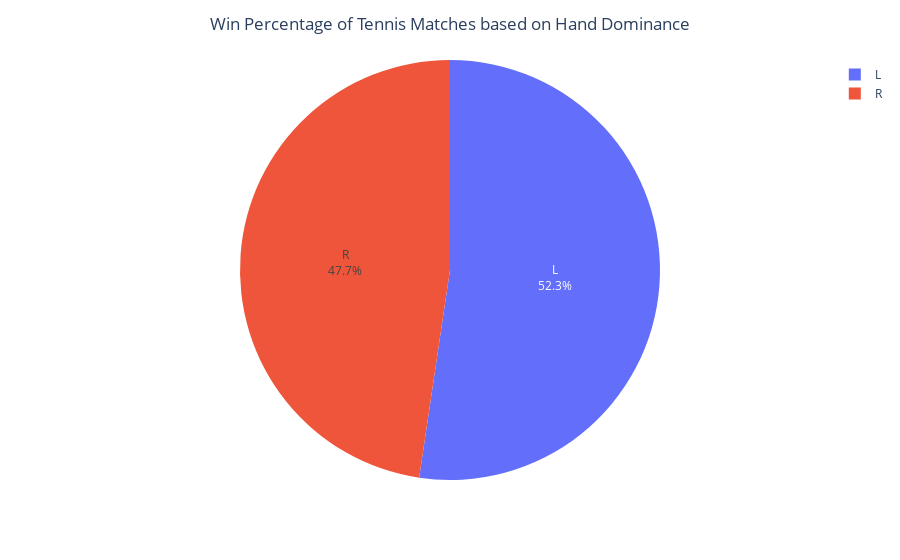
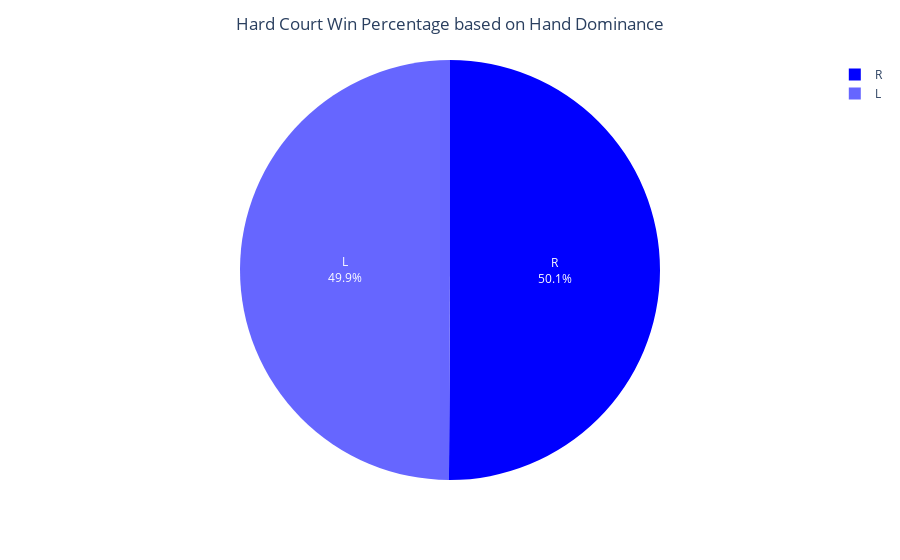
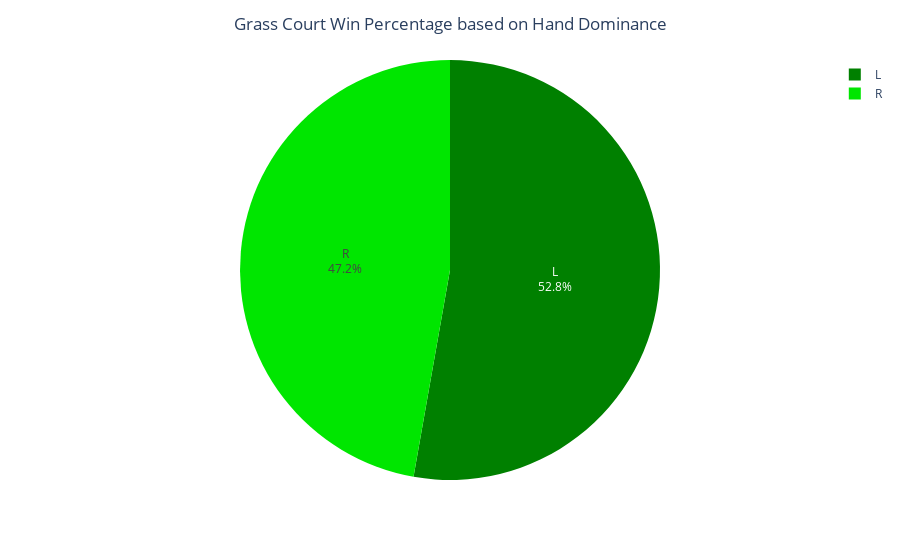
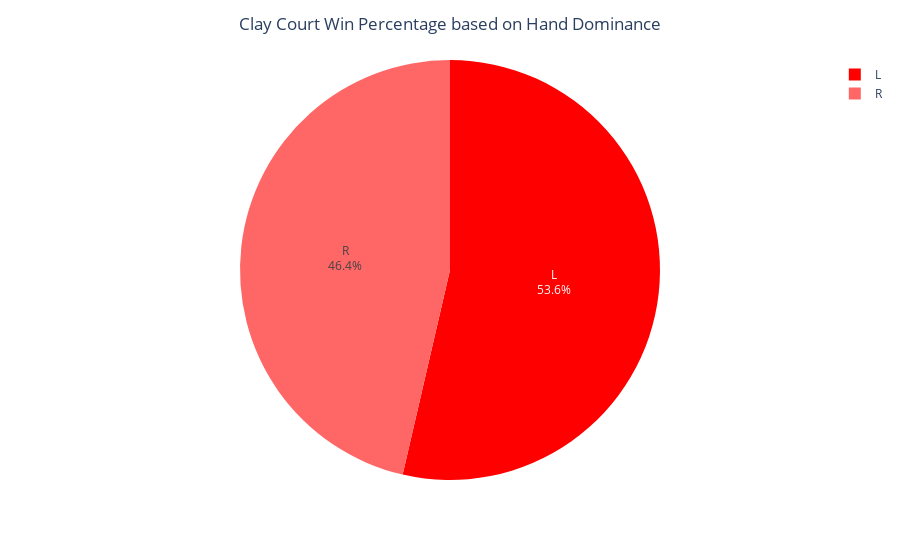

Write notebook code for charts like these, in order.
### Code cell
def hand_dominance(df):
    """
    """
    hand = df.loc[:, ['winner_hand', 'loser_hand', 'surface']]
    right = (hand['winner_hand'] == 'R') | (hand['loser_hand'] == 'R')
    left = (hand['winner_hand'] == 'L') | (hand['loser_hand'] == 'L')
    hand = hand[right & left]
    hand = hand.value_counts().to_frame().reset_index()
    hand.columns = ['winner_hand', 'loser_hand', 'surface', 'counts']

    # overall matchup statistics no matter the court
    fig1 = px.pie(hand, values='counts', names='winner_hand')
    fig1.update_layout(title='Win Percentage of Tennis Matches based on Hand Dominance', title_x=0.5)
    fig1.update_traces(textposition='inside', textinfo='percent+label')
    fig1.show()

    # hard court matchup stats
    hard = hand[hand['surface'] == 'Hard']
    fig2 = px.pie(hard, values='counts', names='winner_hand', color_discrete_sequence=['blue'])
    fig2.update_layout(title='Hard Court Win Percentage based on Hand Dominance', title_x=0.5)
    fig2.update_traces(textposition='inside', textinfo='percent+label')
    fig2.show()

    # grass court matchup stats
    grass = hand[hand['surface'] == 'Grass']
    fig3 = px.pie(grass, values='counts', names='winner_hand', color_discrete_sequence=['green'])
    fig3.update_layout(title='Grass Court Win Percentage based on Hand Dominance', title_x=0.5)
    fig3.update_traces(textposition='inside', textinfo='percent+label')
    fig3.show()

    # clay court matchup stats
    clay = hand[hand['surface'] == 'Clay']
    fig4 = px.pie(clay, values='counts', names='winner_hand', color_discrete_sequence=['red'])
    fig4.update_layout(title='Clay Court Win Percentage based on Hand Dominance', title_x=0.5)
    fig4.update_traces(textposition='inside', textinfo='percent+label')
    fig4.show()

    # carpet court matchup stats
    carpet = hand[hand['surface'] == 'Carpet']
    fig5 = px.pie(carpet, values='counts', names='winner_hand', color_discrete_sequence=['orange'])
    fig5.update_layout(title='Carpet Court Win Percentage based on Hand Dominance', title_x=0.5)
    fig5.update_traces(textposition='inside', textinfo='percent+label')
    fig5.show()

hand_dominance(data)

### Figure 1 — Plotly figure (JSON) as saved in the notebook; plotly's stock layout.template omitted (floating-point values rounded to 4 significant figures)
{"data": [{"domain": {"x": [0, 1], "y": [0, 1]}, "hovertemplate": "winner_hand=%{label}<br>counts=%{value}<extra></extra>", "labels": ["R", "L", "L", "R", "L", "L", "R", "R"], "legendgroup": "", "name": "", "showlegend": true, "textinfo": "percent+label", "textposition": "inside", "type": "pie", "values": [8334, 8308, 7936, 6865, 3016, 2650, 2376, 2371]}], "layout": {"legend": {"tracegroupgap": 0}, "margin": {"t": 60}, "title": {"text": "Win Percentage of Tennis Matches based on Hand Dominance", "x": 0.5}}}

### Figure 2 — Plotly figure (JSON) as saved in the notebook; plotly's stock layout.template omitted (floating-point values rounded to 4 significant figures)
{"data": [{"domain": {"x": [0, 1], "y": [0, 1]}, "hovertemplate": "winner_hand=%{label}<br>counts=%{value}<extra></extra>", "labels": ["R", "L"], "legendgroup": "", "name": "", "showlegend": true, "textinfo": "percent+label", "textposition": "inside", "type": "pie", "values": [8334, 8308]}], "layout": {"legend": {"tracegroupgap": 0}, "margin": {"t": 60}, "piecolorway": ["blue"], "title": {"text": "Hard Court Win Percentage based on Hand Dominance", "x": 0.5}}}

### Figure 3 — Plotly figure (JSON) as saved in the notebook; plotly's stock layout.template omitted (floating-point values rounded to 4 significant figures)
{"data": [{"domain": {"x": [0, 1], "y": [0, 1]}, "hovertemplate": "winner_hand=%{label}<br>counts=%{value}<extra></extra>", "labels": ["L", "R"], "legendgroup": "", "name": "", "showlegend": true, "textinfo": "percent+label", "textposition": "inside", "type": "pie", "values": [2650, 2371]}], "layout": {"legend": {"tracegroupgap": 0}, "margin": {"t": 60}, "piecolorway": ["green"], "title": {"text": "Grass Court Win Percentage based on Hand Dominance", "x": 0.5}}}

### Figure 4 — Plotly figure (JSON) as saved in the notebook; plotly's stock layout.template omitted (floating-point values rounded to 4 significant figures)
{"data": [{"domain": {"x": [0, 1], "y": [0, 1]}, "hovertemplate": "winner_hand=%{label}<br>counts=%{value}<extra></extra>", "labels": ["L", "R"], "legendgroup": "", "name": "", "showlegend": true, "textinfo": "percent+label", "textposition": "inside", "type": "pie", "values": [7936, 6865]}], "layout": {"legend": {"tracegroupgap": 0}, "margin": {"t": 60}, "piecolorway": ["red"], "title": {"text": "Clay Court Win Percentage based on Hand Dominance", "x": 0.5}}}
